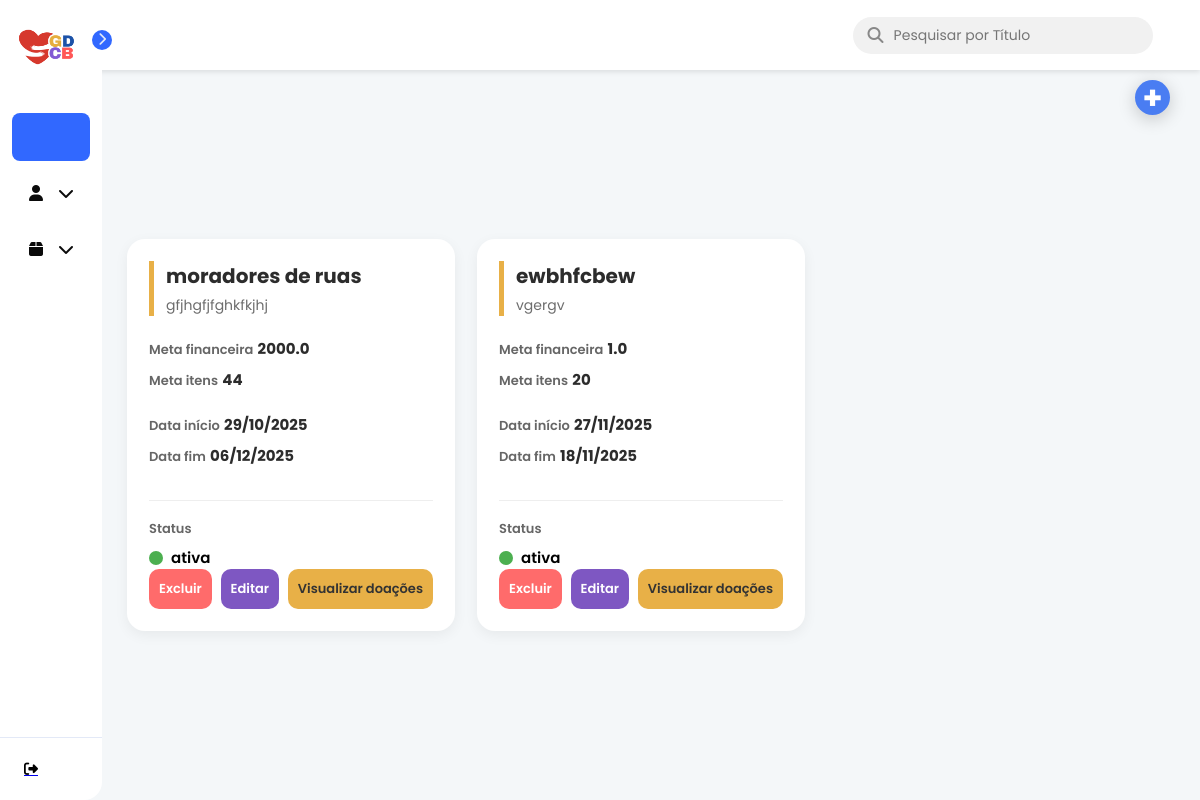
/campanhas/, run on an earlier commit of the app's database.
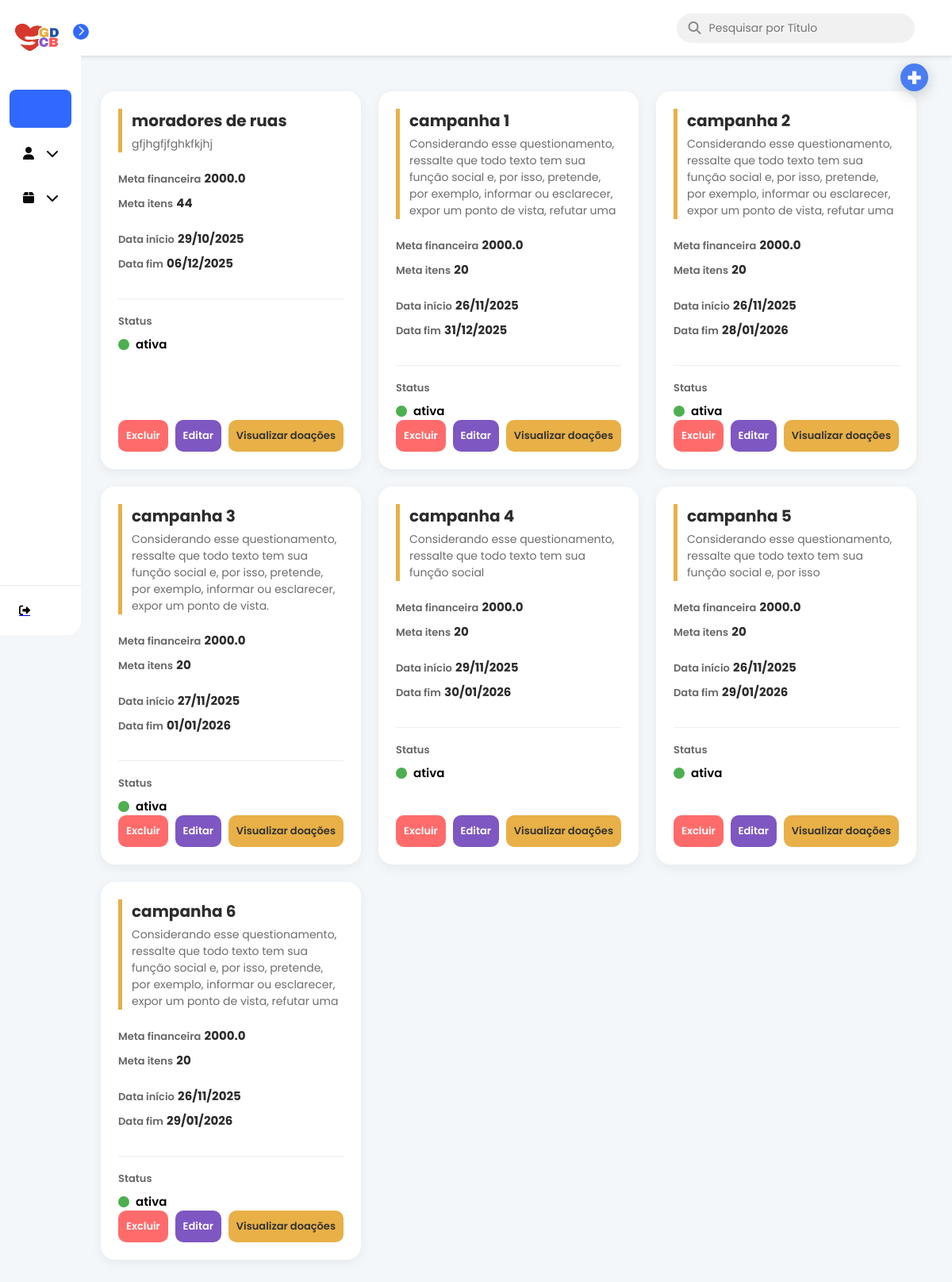
And on a later commit of the database.
### models.py (models this page shows)
class Campanha(SQLModel, table=True):
    __tablename__ = "campanhas"
    id: Optional[int] = Field(default=None, primary_key=True)
    titulo: str
    descricao: str
    meta_financeira: float | None = None
    meta_itens: int | None = None
    data_inicio: Optional[date]
    data_fim: Optional[date]
    status: str
    data_criacao: date = Field(default_factory=date.today)
    categoria_id: Optional[int] = Field(default=None, foreign_key="categorias.id")
    admin_id: int = Field(foreign_key="admin.id")
    admin: Optional["Admin"] = Relationship(back_populates="campanhas")
    doacoes: List["Doacao"] = Relationship(back_populates="campanha")
    relatorios: List["Relatorio"] = Relationship(back_populates="campanha")

### controllers/campanhas.py (the view)
@router.get("/", response_class=HTMLResponse)
def listar_campanhas(
    request: Request,
    search: str | None = None,
    session: Session = Depends(get_session)
):
    query = select(Campanha)
    if search:
        search_term = f"%{search}%"
        query = query.where(
            (Campanha.titulo.ilike(search_term)) |
            (Campanha.descricao.ilike(search_term))
        )
    campanhas = session.exec(query).all()
    return templates.TemplateResponse(
        "card_campanha.html",
        {
            "request": request,
            "campanhas": campanhas,
            "search": search  # opcional para mostrar no template
        }
    )

### templates/card_campanha.html (shortened to what this page needs)
{% extends 'base.html' %}
{% block head %}
    <link rel="stylesheet" href="{{ url_for('static', path='/card_campanha.css') }}">
    <link rel="stylesheet" href="{{ url_for('static', path='/cadastro_campanha.css') }}">
{% endblock %}
{% block content %}
    <div class="top-actions" style="margin-bottom: 20px;">
        <button id="openModalBtn" class="btn-add" style="padding: 10px 15px; cursor: pointer;">
            +
        </button>
    </div>
    <div class="cards-container">
        {% for campanha in campanhas %}
            <div class="card-campanha">
                <div class="card-header">
                    <h3 class="campanha-titulo">{{ campanha.titulo }}</h3>
                    <p class="campanha-descricao">{{ campanha.descricao }}</p>
                </div>
                <div class="card-body">
                    <div class="info-bloco metas">
                        <div class="info-item">
                            <span class="label">Meta financeira</span>
                            <span class="valor">{{ campanha.meta_financeira }}</span>
                        </div>
                        <div class="info-item">
                            <span class="label">Meta itens</span>
                            <span class="valor">{{ campanha.meta_itens }}</span>
                        </div>
                    </div>
                    <div class="info-bloco datas">
                        <div class="info-item">
                            <span class="label">Data início</span>
                            <span class="valor-data">{{ campanha.data_inicio.strftime('%d/%m/%Y') if campanha.data_inicio else '-' }}</span>
                        </div>
                        <div class="info-item">
                            <span class="label">Data fim</span>
                            <span class="valor-data">{{ campanha.data_fim.strftime('%d/%m/%Y') if campanha.data_fim else '-' }}</span>
                        </div>
                    </div>
                    <div class="info-bloco status-row">
                        <span class="label">Status</span>
                        <div class="status-display">
                            <div class="status-indicator {{ campanha.status | lower }}"></div>
                            <span class="status-texto">{{ campanha.status }}</span>
                        </div>
                    </div>
                </div>
                <div class="card-footer">
                    <form action="/campanhas/deletar/{{ campanha.id }}" method="post" style="display: inline;">
                        <button type="submit" class="btn btn-excluir" onclick="return confirm('Tem certeza que deseja EXCLUIR a campanha {{ campanha.titulo }}?')">
                            Excluir
                        </button>
                    </form>
                    <button
                            class="btn btn-editar"
                            onclick="openEditModal(
                                {{ campanha.id }},
                                '{{ campanha.titulo }}',
                                '{{ campanha.descricao }}',
                                {{ campanha.meta_financeira }},
                                {{ campanha.meta_itens }},
                                '{{ campanha.data_inicio.strftime('%Y-%m-%d') if campanha.data_inicio else '' }}',
                                '{{ campanha.data_fim.strftime('%Y-%m-%d') if campanha.data_fim else '' }}',
                                '{{ campanha.status }}'
                            )">
                        Editar
                    </button>
                    <button class="btn btn-visualizar">Visualizar doações</button>
                </div>
            </div>
        {% endfor %}
    </div>
{% endblock %}

### templates/base.html (shortened to what this page needs)
<!DOCTYPE html>
<html lang="pt-br">
<head>
    <link rel="stylesheet" href="https://cdnjs.cloudflare.com/ajax/libs/font-awesome/6.5.1/css/all.min.css" />
    <link rel="stylesheet" href="{{ url_for('static', path='/base.css') }}">
    <link href='https://cdn.boxicons.com/fonts/basic/boxicons.min.css' rel='stylesheet'>
    {% block head %}{% endblock %}
</head>
<body>
    <header class="top-header">
        <div class="search-bar">
            <i class="fa-solid fa-magnifying-glass search-icon"></i>
            <input
                id="searchInput"
                type="text"
                placeholder="Pesquisar por Título "
                value="{{ request.query_params.get('search') if request.query_params.get('search') else '' }}"
            >
        </div>
    </header>
    <nav id="sidebar">
        <div id="sidebar_content">
            <div id="user">
                <a href="{{ url_for('dashboard') }}">
                    <img src="../static/assets/logo.png" id="user_avatar" alt="Avatar">
                </a>
            </div>
            <ul id="side_items">
                <li class="side-item active">
                    <a href="{{ url_for('dashboard') }}">
                        <i class='bx  bx-home'></i>
                    </a>
                </li>
                <li class="side-item has-submenu">
                    <a href="#" class="submenu-toggle">
                        <i class="fa-solid fa-user"></i>
                        <i class="fa-solid fa-chevron-down arrow"></i>
                    </a>
                </li>
                <li class="side-item has-submenu">
                    <a href="#" class="submenu-toggle">
                        <i class="fa-solid fa-box"></i>
                        <i class="fa-solid fa-chevron-down arrow"></i>
                    </a>
                </li>
            </ul>
            <button id="open_btn">
                <i id="open_btn_icon" class="fa-solid fa-chevron-right"></i>
            </button>
        </div>
        <div id="logout">
            <a href="{{ url_for('logout') }}">
                <button id="logout_btn">
                    <i class="fa-solid fa-right-from-bracket"></i>
                </button>
            </a>
        </div>
    </nav>
    <main>
        {% block content %}
        {% endblock %}
    </main>
</body>
</html>

### static/base.css (style rules this page uses)
* { margin: 0; padding: 0; box-sizing: border-box; font-family: 'Poppins', sans-serif; }
body { display: flex; min-height: 100vh; background-color: #ebebeb; }
#sidebar { display: flex; flex-direction: column; justify-content: space-between; background-color: #ffffff; height: 100vh; border-radius: 0px 18px 18px 0px; position: fixed; left: 0; top: 0; transition: all .5s; min-width: 82px; z-index: 20; }
#sidebar_content { padding: 12px; }
#user { display: flex; align-items: center; gap: 8px; margin-bottom: 24px; }
#user_avatar { width: 70px; height: 70px; object-fit: cover; border-radius: 20px; }
#side_items { display: flex; flex-direction: column; gap: 8px; list-style: none; }
.side-item { border-radius: 8px; padding: 14px; cursor: pointer; }
.side-item.active { background-color: #3168ff; }
.side-item a { text-decoration: none; display: flex; align-items: center; justify-content: center; color: #0a0a0a; }
.side-item.active a { color: #e3e9f7; }
.side-item a i { display: flex; align-items: center; justify-content: center; width: 20px; height: 20px; }
#logout { border-top: 1px solid #e3e9f7; padding: 12px; }
#logout_btn { border: none; padding: 12px; font-size: 14px; display: flex; gap: 20px; align-items: center; border-radius: 8px; text-align: start; cursor: pointer; background-color: transparent; }
#open_btn { position: absolute; top: 30px; right: -10px; background-color: #3168ff; color: #e3e9f7; border-radius: 100%; width: 20px; height: 20px; border: none; cursor: pointer; }
#open_btn_icon { transition: transform .3s ease; }
.has-submenu .arrow { margin-left: auto; transition: transform 0.3s; }
.top-header { background-color: #ffffff; padding: 15px 30px; display: flex; justify-content: space-between; align-items: center; position: fixed; top: 0; right: 0; left: 82px; height: 70px; box-shadow: 0 2px 5px rgba(0, 0, 0, 0.1); z-index: 10; transition: left 0.5s; }
.search-bar { display: flex; align-items: center; background-color: #f1f1f1; border-radius: 20px; padding: 8px 15px; width: 300px; margin-left: 70%; }
.search-bar input { border: none; background-color: transparent; outline: none; margin-left: 10px; font-size: 14px; width: 100%; }
.search-bar .search-icon { color: #888; }
main { padding: 90px 20px 20px 20px; margin-left: 82px; position: static; z-index: 0; width: 100%; transition: margin-left 0.5s; }

### static/card_campanha.css (style rules this page uses)
.top-actions { position: fixed; top: 80px; right: 30px; z-index: 999; margin-bottom: 20px; }
.btn-add { width: 35px; height: 35px; display: flex; align-items: center; justify-content: center; background-color: #4a7df2; color: #fff; border: none; border-radius: 50%; font-size: 32px; font-weight: 700; cursor: pointer; transition: transform .2s ease, background .2s ease; box-shadow: 0px 4px 18px rgba(0,0,0,0.20); }
.cards-container { display: grid; grid-template-columns: repeat(auto-fill, minmax(300px, 1fr)); gap: 22px; padding: 25px; }
.card-campanha { background: #ffffff; border-radius: 18px; padding: 22px; display: flex; flex-direction: column; min-height: 330px; box-shadow: 0 4px 14px rgba(0, 0, 0, 0.06); transition: transform .15s ease, box-shadow .2s ease; }
.card-header { border-left: 5px solid #E8B047; padding-left: 12px; margin-bottom: 20px; }
.campanha-titulo { font-size: 20px; font-weight: 700; margin: 0; color: #2c2c2c; }
.campanha-descricao { font-size: 14px; color: #6d6d6d; margin-top: 4px; }
.card-body { display: flex; flex-direction: column; gap: 14px; }
.info-item { margin-bottom: 6px; }
.label { font-size: 13px; font-weight: 600; color: #666; }
.valor, .valor-data { font-size: 15px; font-weight: 700; color: #2c2c2c; }
.status-row { margin-top: 12px; padding-top: 14px; border-top: 1px solid #eee; }
.status-display { display: flex; align-items: center; gap: 8px; margin-top: 6px; }
.status-indicator { width: 14px; height: 14px; border-radius: 50%; }
.status-indicator.ativa { background: #4CAF50; }
.status-texto { font-size: 15px; font-weight: 600; }
.card-footer { margin-top: auto; display: flex; justify-content: space-between; gap: 8px; }
.btn { padding: 10px 10px; border: none; border-radius: 10px; font-size: 13px; font-weight: 600; cursor: pointer; transition: background .2s ease, transform .15s ease; }
.btn-excluir { background: #ff6b6b; color: #fff; }
.btn-editar { background: #7e57c2; color: #fff; }
.btn-visualizar { background: #e8b047; color: #333; }

What changed in the data, as far as the page shows it:
removed Campanha: titulo "ewbhfcbew", descricao "vgergv", meta_financeira "1.0", meta_itens "20", data_inicio "27/11/2025", data_fim "18/11/2025", status "ativa"
added Campanha: titulo "campanha 1", descricao "Considerando esse questionamento, ressalte que todo texto tem sua função social e, por isso, pretende, por exemplo, informar ou esclarecer, expor um ponto de vista, refutar uma", meta_financeira "2000.0", meta_itens "20", data_inicio "26/11/2025", data_fim "31/12/2025", status "ativa"
added Campanha: titulo "campanha 2", descricao "Considerando esse questionamento, ressalte que todo texto tem sua função social e, por isso, pretende, por exemplo, informar ou esclarecer, expor um ponto de vista, refutar uma", meta_financeira "2000.0", meta_itens "20", data_inicio "26/11/2025", data_fim "28/01/2026", status "ativa"
added Campanha: titulo "campanha 3", descricao "Considerando esse questionamento, ressalte que todo texto tem sua função social e, por isso, pretende, por exemplo, informar ou esclarecer, expor um ponto de vista.", meta_financeira "2000.0", meta_itens "20", data_inicio "27/11/2025", data_fim "01/01/2026", status "ativa"
added Campanha: titulo "campanha 4", descricao "Considerando esse questionamento, ressalte que todo texto tem sua função social", meta_financeira "2000.0", meta_itens "20", data_inicio "29/11/2025", data_fim "30/01/2026", status "ativa"
added Campanha: titulo "campanha 5", descricao "Considerando esse questionamento, ressalte que todo texto tem sua função social e, por isso", meta_financeira "2000.0", meta_itens "20", data_inicio "26/11/2025", data_fim "29/01/2026", status "ativa"
added Campanha: titulo "campanha 6", descricao "Considerando esse questionamento, ressalte que todo texto tem sua função social e, por isso, pretende, por exemplo, informar ou esclarecer, expor um ponto de vista, refutar uma", meta_financeira "2000.0", meta_itens "20", data_inicio "26/11/2025", data_fim "29/01/2026", status "ativa"
